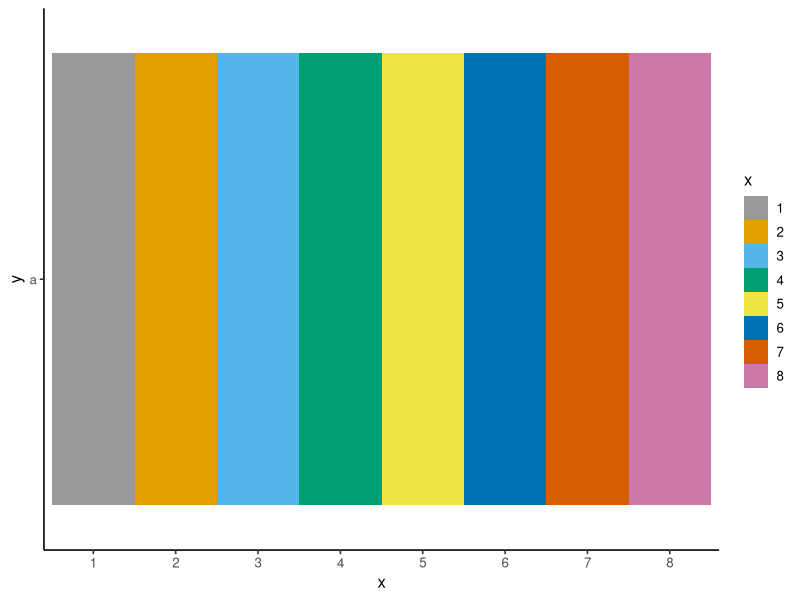

This figure's R source: (Note: this script raises an error after producing the figure.)
## ---- chunk 1


library(seqinr)
#library(Biostrings)
library(stringr)
library(tidyverse)
library(ggrepel)
library(gridExtra)
library(reshape2)
library(ggpubr)
# library(zoo)
# library(labeling)



options(bitmapType = 'cairo')

## ---- chunk 2



cbPalette <- c("#999999", "#E69F00", "#56B4E9", "#009E73", "#F0E442", "#0072B2", "#D55E00", "#CC79A7")

ggplot(data = data.frame(x = factor(1:length(cbPalette)), y = "a"), aes(x = x , y = y)) + geom_tile(aes(fill = x)) + scale_fill_manual(values = cbPalette)+ theme_classic2()

# cbPalette <- c("#264653", "#2A9D8F", "#E9C46A", "#F4A261", "#E76F51", "#8B9F72")
# 
# ggplot(data = data.frame(x = factor(1:length(cbPalette)), y = "a"), aes(x = x , y = y)) + geom_tile(aes(fill = x)) + scale_fill_manual(values = cbPalette)

# green-ish color for position 3 "#9abf78"

#load("motif_analysis.Rdata")
## ---- chunk 3
setwd(analysis_direc)

domain_annot <- read.table("functional_domains.txt", header = TRUE)

head(domain_annot)
## ---- chunk 4


create_long_annotation <- function(function_domain_df){
  
  domain_vec <- c()
  position_vec <- c()
  
  for(i in 1:length(function_domain_df$Domain)){
    
    domain_vec <- c(domain_vec, rep(function_domain_df$Domain[i],
                                    length(function_domain_df$Start[i]:function_domain_df$End[i])))
    
    position_vec <- c(position_vec, function_domain_df$Start[i]:function_domain_df$End[i] )
    
  }
  
  return(data.frame(domain=  domain_vec, position = position_vec))
  
}

domain_annot_ep300 <- create_long_annotation(domain_annot%>%filter(protein == "EP300"))

domain_annot_crebbp <- create_long_annotation(domain_annot%>%filter(protein == "CREBBP"))

head(domain_annot_crebbp)


factor_order<-c("Creb_binding","HAT_KAT11","DUF902","Bromodomain","KIX","zf-TAZ","ZZ")

domain_annot_ep300$domain <- factor(domain_annot_ep300$domain, levels = factor_order)
domain_annot_crebbp$domain <- factor(domain_annot_crebbp$domain, levels = factor_order)


## ---- chunk 5
aligned_seqs <- read.fasta("aligment_ep300_crebbp.fasta")

score_vec <- c()

for(i in 1:length(aligned_seqs$`sp|Q92793|CBP_HUMAN`)){
  if(aligned_seqs$`sp|Q92793|CBP_HUMAN`[i]== "-" | aligned_seqs$`sp|Q09472|EP300_HUMAN`[i] == "-"){
    score_vec = c(score_vec, "GAP")
  }
  
  
  else if(aligned_seqs$`sp|Q92793|CBP_HUMAN`[i]==aligned_seqs$`sp|Q09472|EP300_HUMAN`[i]){
    score_vec = c(score_vec, "MATCH")
  }
  
  else{score_vec = c(score_vec, "MISMATCH")}
  
}



alignment_frame <- data.frame(seq_ep300 = as.character(aligned_seqs$`sp|Q09472|EP300_HUMAN`), 
                              seq_crebbp = as.character(aligned_seqs$`sp|Q92793|CBP_HUMAN`), 
                              identity = score_vec, alignment_pos = 1:length(score_vec))


head(alignment_frame)
## ---- chunk 6
alignment_frame_ep300 <- alignment_frame%>%filter(seq_ep300 != "-")%>%mutate(ep300_pos = 1:n())%>%select(alignment_pos, ep300_pos)

alignment_frame_crebbp <- alignment_frame%>%filter(seq_crebbp != "-")%>%mutate(crebbp_pos = 1:n())%>%select(alignment_pos, crebbp_pos)

head(alignment_frame_crebbp)
## ---- chunk 7
alignment_frame <-merge(alignment_frame, alignment_frame_ep300, all.x = TRUE)

alignment_frame <-merge(alignment_frame, alignment_frame_crebbp, all.x = TRUE)

alignment_frame$identity <- factor(alignment_frame$identity)

head(alignment_frame)
## ---- chunk 8
alignment_frame <- merge(alignment_frame, domain_annot_crebbp, by.x = "crebbp_pos", by.y = "position", all.x = TRUE)

colnames(alignment_frame)[7] = "crebbp_domain" 

alignment_frame <- merge(alignment_frame, domain_annot_ep300, by.x = "ep300_pos", by.y = "position", all.x = TRUE)

colnames(alignment_frame)[8] = "ep300_domain"

write.table(alignment_frame, "alignment_dataframe.txt")

head(alignment_frame)
## ---- chunk 9
head(alignment_frame%>%filter(!is.na(crebbp_domain)))
## ---- chunk 10
p1<- ggplot(data = alignment_frame, aes(x = alignment_pos, y = 1))+
  geom_rect(aes(xmin = alignment_pos, xmax = alignment_pos +0.99, ymin = 0, ymax = 1, fill = identity), alpha = 0.3)+
  scale_fill_manual(name = "alignment", values = c("white", "chartreuse4", "coral"))+
  geom_point(data = alignment_frame%>%filter(!is.na(ep300_pos)), size = 0.2, pch = 15)+
  geom_point(data = alignment_frame%>%filter(!is.na(crebbp_pos)),aes(y = 0), size = 0.2, pch = 15)+ 
  theme_classic2()+
  geom_point(data = alignment_frame%>%filter(!is.na(ep300_domain)), aes(color = ep300_domain))+
  geom_point(data = alignment_frame%>%filter(!is.na(crebbp_domain)), aes(y = 0, color = crebbp_domain))+ 
  scale_color_manual(name = "domain", values = c(cbPalette, "lightgrey"))+
  scale_y_continuous(breaks = c(0,1), labels = c("CREBBP", "EP300"))+
  xlab("amino acid position in alignment")+ ylab("")+
  theme(panel.border = element_blank(), axis.line = element_line(color = "white"), axis.ticks = element_blank())


ggsave("ep300_crebbp_alignment_small.png", width = 10, height = 1)
ggsave("ep300_crebbp_alignment_large.png", width = 20, height = 4)
ggsave("ep300_crebbp_alignment_small.pdf", width = 10, height = 1)
ggsave("ep300_crebbp_alignment_large.pdf", width = 20, height = 4)
p1
## ---- chunk 11

ggplot(data = alignment_frame, aes(x = alignment_pos, y = 1))+
  geom_rect(data = alignment_frame%>%filter(!is.na(ep300_pos)),
            aes(xmin = alignment_pos-1, xmax = alignment_pos, ymin = 0.7, ymax = 1), fill = "lightgrey")+
  geom_rect(data = alignment_frame%>%filter(!is.na(ep300_domain)),
            aes(xmin = alignment_pos-1, xmax = alignment_pos, ymin = 0.7, ymax = 1, fill = ep300_domain))+
  
  geom_rect(data = alignment_frame%>%filter(!is.na(crebbp_pos)),
            aes(xmin = alignment_pos-1, xmax = alignment_pos, ymin = 0, ymax = 0.3), fill = "lightgrey")+
  geom_rect(data = alignment_frame%>%filter(!is.na(crebbp_domain)),
            aes(xmin = alignment_pos-1, xmax = alignment_pos, ymin = 0, ymax = 0.3, fill = crebbp_domain))+
  
  
  geom_segment(aes(x = alignment_pos, xend = alignment_pos, y = 0.3, yend = 0.7, color = identity), alpha = 0.3)+
  
  
  theme_classic2()+
  
  scale_y_continuous(breaks = c(0.15,0.85), labels = c("CREBBP", "EP300"))+
  xlab("amino acid position in alignment")+ ylab("")+
  theme(panel.border = element_blank(), axis.line = element_line(color = "white"), axis.ticks = element_blank())+

  scale_color_manual(name = "alignment", values = c("white", "chartreuse4", "coral"))+
  scale_fill_manual(name  = "PFAM domain", values = cbPalette)

# only protein
p1 <- ggplot(data = alignment_frame, aes(x = alignment_pos, y = 1))+
  geom_rect(data = alignment_frame%>%filter(!is.na(ep300_pos)),
            aes(xmin = alignment_pos-1, xmax = alignment_pos, ymin = 0.7, ymax = 1), fill = "lightgrey")+
  geom_rect(data = alignment_frame%>%filter(!is.na(ep300_domain)),
            aes(xmin = alignment_pos-1, xmax = alignment_pos, ymin = 0.7, ymax = 1, fill = ep300_domain))+
  
  geom_rect(data = alignment_frame%>%filter(!is.na(crebbp_pos)),
            aes(xmin = alignment_pos-1, xmax = alignment_pos, ymin = 0, ymax = 0.3), fill = "lightgrey")+
  geom_rect(data = alignment_frame%>%filter(!is.na(crebbp_domain)),
            aes(xmin = alignment_pos-1, xmax = alignment_pos, ymin = 0, ymax = 0.3, fill = crebbp_domain))+
  

  
  
  theme_classic2()+
  
  scale_y_continuous(breaks = c(0.15,0.85), labels = c("CREBBP", "EP300"))+
  xlab("amino acid position in alignment")+ ylab("")+
  theme(panel.border = element_blank(), axis.line = element_line(color = "white"), axis.ticks = element_blank(),
        panel.background = element_rect(fill = "transparent",colour = NA),
        plot.background = element_rect(fill = "transparent",colour = NA))+
  xlim(c(0,2550))+

  scale_fill_manual(name  = "PFAM domain", values = cbPalette)


ggsave("ep300_crebbp_domains_only_geomrect_small.png", p1 + theme(legend.position = "none"), 
       width = 10, height = 1, bg = "transparent")
ggsave("ep300_crebbp_domains_only_geomrect_large.png", p1, 
       width = 20, height = 4, bg = "transparent")
ggsave("ep300_crebbp_domains_only_geomrect_small.pdf", p1 + theme(legend.position = "none"), 
       width = 10, height = 1, bg = "transparent")
ggsave("ep300_crebbp_domains_only_geomrect_large.pdf", p1, 
       width = 20, height = 4, bg = "transparent")


# alignment only

p2 <- ggplot(data = alignment_frame, aes(x = alignment_pos, y = 1))+

  
  geom_rect(aes(xmin = alignment_pos-1, xmax = alignment_pos, ymin = 0.3, ymax = 0.7, fill = identity), alpha = 0.3)+
  
  
  theme_classic2()+
  
  scale_y_continuous(limits = c(0,1), breaks = c(0.15,0.85), labels = c("CREBBP", "EP300"))+
  xlab("amino acid position in alignment")+ ylab("")+
  theme(panel.border = element_blank(), axis.line = element_line(color = "white"), axis.ticks = element_blank(),
        panel.background = element_rect(fill = "transparent",colour = NA),
        plot.background = element_rect(fill = "transparent",colour = NA))+
  xlim(c(0,2550))+

  scale_fill_manual(name = "alignment", values = c("white", "chartreuse4", "coral"))

ggsave("ep300_crebbp_alignment_only_geomrect_small.png", p2 + theme(legend.position = "none"), 
       width = 10, height = 1, bg = "transparent")
ggsave("ep300_crebbp_alignment_only_geomrect_large.png", p2, 
       width = 20, height = 4, bg = "transparent")
ggsave("ep300_crebbp_alignment_only_geomrect_small.pdf", p2 + theme(legend.position = "none"), 
       width = 10, height = 1, bg = "transparent")
ggsave("ep300_crebbp_alignment_only_geomrect_large.pdf", p2,
       width = 20, height = 4, bg = "transparent")

## ---- chunk 12
p1<- ggplot(data = alignment_frame, aes(x = alignment_pos, y = 1))+
  geom_rect(aes(xmin = alignment_pos, xmax = alignment_pos +0.99, ymin = 0, ymax = 1, fill = identity), alpha = 0.3)+
  scale_fill_manual(name = "alignment", values = c("white", "chartreuse4", "coral"))+
  geom_point(data = alignment_frame%>%filter(!is.na(ep300_pos)), size = 0.2, pch = 15)+
  geom_point(data = alignment_frame%>%filter(!is.na(crebbp_pos)),aes(y = 0), size = 0.2, pch = 15)+ 
  theme_classic2()+
  #geom_point(data = alignment_frame%>%filter(!is.na(ep300_domain)), aes(color = ep300_domain))+
  #geom_point(data = alignment_frame%>%filter(!is.na(crebbp_domain)), aes(y = 0, color = crebbp_domain))+ 
  #scale_color_manual(name = "domain", values = c(cbPalette, "lightgrey"))+
  scale_y_continuous(breaks = c(0,1), labels = c("CREBBP", "EP300"))+
  xlab("amino acid position in alignment")+ ylab("")+
  theme(panel.border = element_blank(), axis.line = element_line(color = "white"), axis.ticks = element_blank())

ggsave("ep300_crebbp_alignment_small_nodomains.png", width = 10, height = 1)
ggsave("ep300_crebbp_alignment_large_nodomains.png", width = 20, height = 4)
ggsave("ep300_crebbp_alignment_small_nodomains.pdf", width = 10, height = 1)
ggsave("ep300_crebbp_alignment_large_nodomains.pdf", width = 20, height = 4)
p1
## ---- chunk 13
p1<- ggplot(data = alignment_frame, aes(x = alignment_pos, y = 1))+
  #geom_rect(aes(xmin = alignment_pos, xmax = alignment_pos +0.99, ymin = 0, ymax = 1, fill = identity), alpha = 0.3)+
  #scale_fill_manual(name = "alignment", values = c("white", "chartreuse4", "coral"))+
  geom_point(data = alignment_frame%>%filter(!is.na(ep300_pos)), size = 0.2, pch = 15)+
  geom_point(data = alignment_frame%>%filter(!is.na(crebbp_pos)),aes(y = 0), size = 0.2, pch = 15)+ 
  theme_classic2()+
  geom_point(data = alignment_frame%>%filter(!is.na(ep300_domain)), aes(color = ep300_domain))+
  geom_point(data = alignment_frame%>%filter(!is.na(crebbp_domain)), aes(y = 0, color = crebbp_domain))+ 
  scale_color_manual(name = "domain", values = c(cbPalette, "lightgrey"))+
  scale_y_continuous(breaks = c(0,1), labels = c("CREBBP", "EP300"))+
  xlab("amino acid position in alignment")+ ylab("")+
  theme(panel.border = element_blank(), axis.line = element_line(color = "white"), axis.ticks = element_blank())

ggsave("ep300_crebbp_alignment_small_noalignment.png", width = 10, height = 1)
ggsave("ep300_crebbp_alignment_large_noalignment.png", width = 20, height = 4)
ggsave("ep300_crebbp_alignment_small_noalignment.pdf", width = 10, height = 1)
ggsave("ep300_crebbp_alignment_large_noalignment.pdf", width = 20, height = 4)
p1
